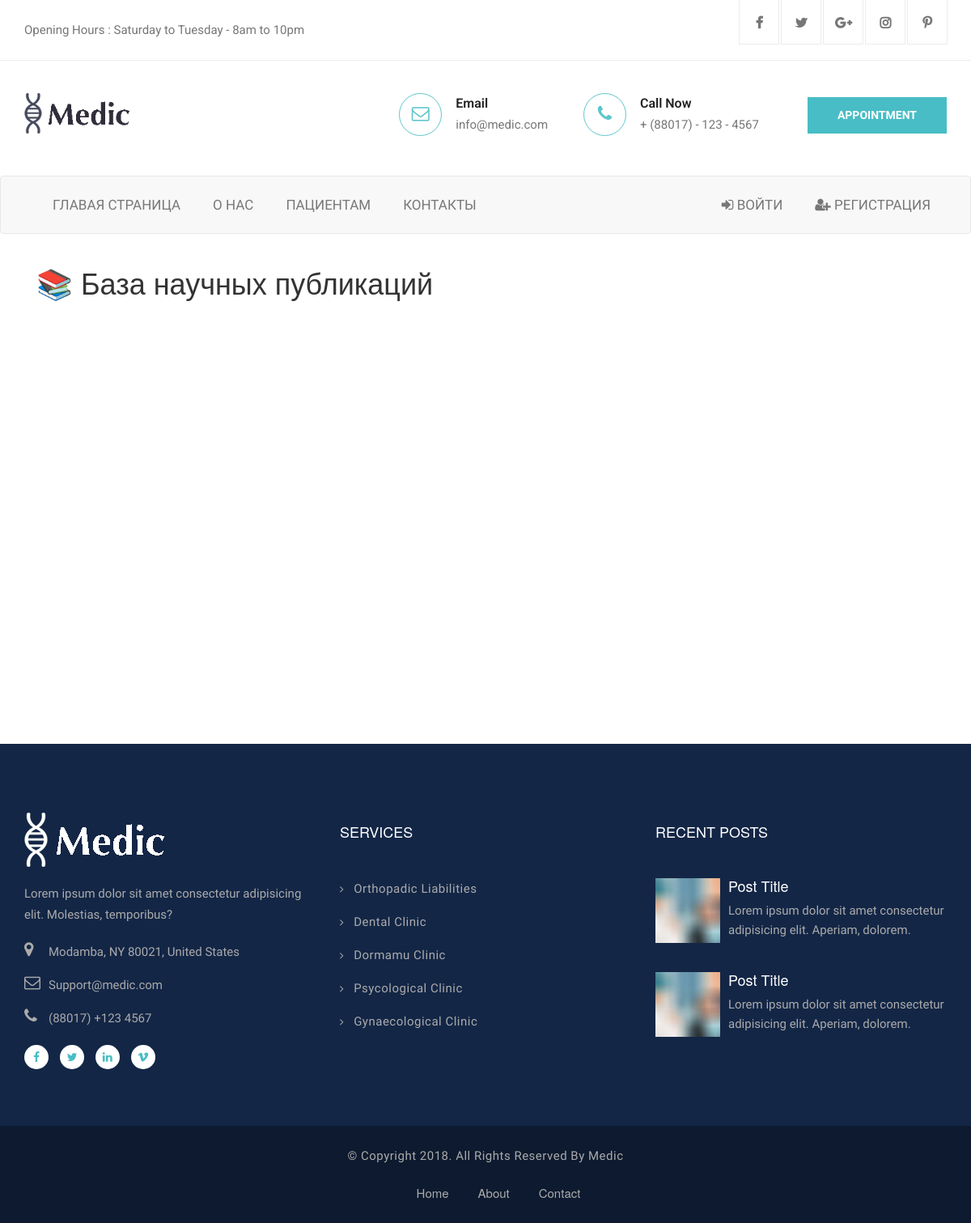
/publications, run on an earlier commit of the app's database.
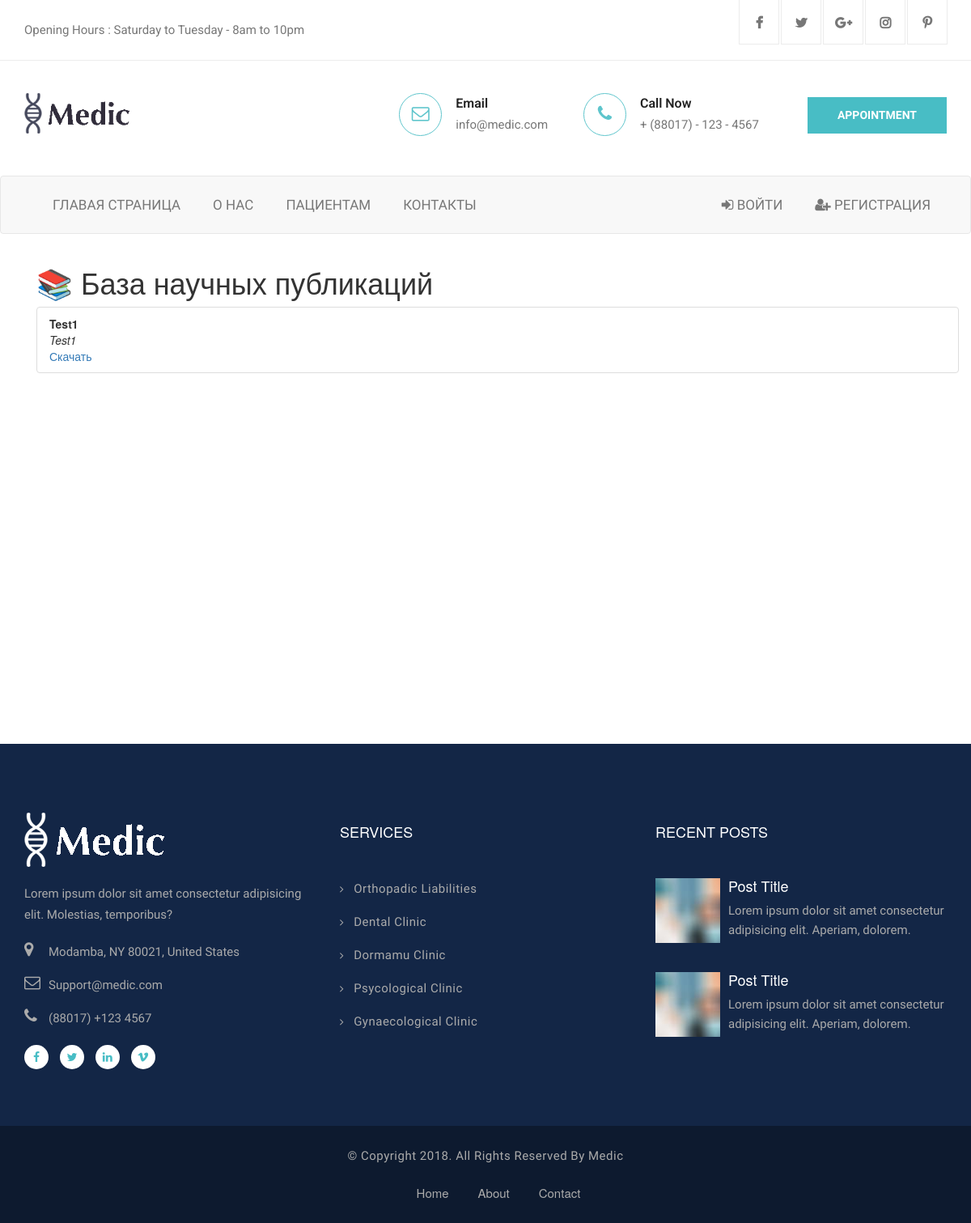
And on a later commit of the database.
### models.py (models this page shows, shortened)
class Publication(db.Model):
    id = db.Column(db.Integer, primary_key=True)
    title = db.Column(db.String(255), nullable=False)
    authors = db.Column(db.String(255), nullable=False)
    tags = db.Column(db.String(255), nullable=False)  # Сохраняем через запятую
    file_path = db.Column(db.String(255), nullable=False)  # Путь к файлу

### views.py (the view)
@app.route('/publications')
def publications():
    tag = request.args.get('tag')
    query = Publication.query
    if tag:
        query = query.filter(Publication.tags.like(f"%{tag}%"))
    publications = query.all()
    return render_template('publications.html', publications=publications)

### views.py (called while the page is built)
@app.context_processor
def inject_user():
    return dict(current_user=current_user)

### templates/publications.html (shortened to what this page needs)
{% extends 'base.html' %}
{% block content %}
<div class="container mt-4">
    <h1>📚 База научных публикаций</h1>
    <ul class="list-group mt-3">
        {% for pub in publications %}
            <li class="list-group-item">
                <strong>{{ pub.title }}</strong><br>
                <em>{{ pub.authors }}</em><br>
                <a href="{{ url_for('static', filename='uploads/publications/' ~ pub.file_path) }}" download>Скачать</a>
            </li>
        {% endfor %}
    </ul>
</div>
{% endblock %}

### templates/base.html (shortened to what this page needs)
<!DOCTYPE html>
<html lang="ru">
<head>
    <link rel="stylesheet" href="{{ url_for('static', filename='plugins/slick/slick.css') }}">
    <link rel="stylesheet" href="{{ url_for('static', filename='plugins/slick/slick-theme.css') }}">
    <link rel="stylesheet" href="{{ url_for('static', filename='plugins/fancybox/jquery.fancybox.min.css') }}">
    <link rel="stylesheet" href="{{ url_for('static', filename='css/style.css') }}">
    <link rel="stylesheet" href="{{ url_for('static', filename='css/bootstrap.min.css') }}">
</head>
<body>
    <div class="page-wrapper">
        <div class="header-top">
            <div class="container clearfix">
                <div class="top-left">
                    <h6>Opening Hours : Saturday to Tuesday - 8am to 10pm</h6>
                </div>
                <div class="top-right">
                    <ul class="social-links">
                        <li><a href="#"><i class="fa fa-facebook" aria-hidden="true"></i></a></li>
                        <li><a href="#"><i class="fa fa-twitter" aria-hidden="true"></i></a></li>
                        <li><a href="#"><i class="fa fa-google-plus" aria-hidden="true"></i></a></li>
                        <li><a href="#"><i class="fa fa-instagram" aria-hidden="true"></i></a></li>
                        <li><a href="#"><i class="fa fa-pinterest-p" aria-hidden="true"></i></a></li>
                    </ul>
                </div>
            </div>
        </div>
        <section class="header-uper">
            <div class="container clearfix">
                <div class="logo">
                    <figure>
                        <a href="{{ url_for('index') }}">
                            <img src="{{ url_for('static', filename='images/logo.png') }}" alt="Логотип" width="130" />
                        </a>
                    </figure>
                </div>
                <div class="right-side">
                    <ul class="contact-info">
                        <li class="item">
                            <div class="icon-box"><i class="fa fa-envelope-o"></i></div>
                            <strong>Email</strong><br />
                            <a href="#"><span>info@medic.com</span></a>
                        </li>
                        <li class="item">
                            <div class="icon-box"><i class="fa fa-phone"></i></div>
                            <strong>Call Now</strong><br />
                            <span>+ (88017) - 123 - 4567</span>
                        </li>
                    </ul>
                    <div class="link-btn">
                        <a href="#" class="btn-style-one">Appointment</a>
                    </div>
                </div>
            </div>
        </section>
        <nav class="navbar navbar-default">
            <div class="container">
                <div class="collapse navbar-collapse" id="main-nav">
                    <ul class="nav navbar-nav">
                        <li><a href="{{ url_for('index') }}">Главая страница</a></li>
                        <li><a href="{{ url_for('about') }}">О нас</a></li>
                        <li><a href="{{ url_for('certified_specialists') }}">Пациентам</a></li>
                        <li><a href="{{ url_for('contacts') }}">Контакты</a></li>
                    </ul>
                    <ul class="nav navbar-nav navbar-right">
                        {% if not current_user.is_authenticated %}
                        <li><a href="{{ url_for('login') }}"><i class="fa fa-sign-in"></i> Войти</a></li>
                        <li><a href="{{ url_for('sign_up') }}"><i class="fa fa-user-plus"></i> Регистрация</a></li>
                        {% else %}
                        <li><a href="{{ url_for('profile') }}"><i class="fa fa-user"></i> Кабинет</a></li>
                        <li><a href="{{ url_for('logout') }}"><i class="fa fa-sign-out"></i> Выйти</a></li>
                        {% endif %}
                    </ul>
                </div>
            </div>
        </nav>
        <div class="main-content" style="min-height: 70vh; margin-bottom: 50px;">
            <div class="{% block container_class %}container{% endblock %}">
              {% block content %}{% endblock %}
            </div>
        </div>
        <footer class="footer-main">
            <div class="footer-top">
                <div class="container">
                    <div class="row">
                        <div class="col-md-4 col-sm-6 col-xs-12">
                            <div class="about-widget">
                                <div class="footer-logo">
                                    <figure>
                                        <a href="index.html">
                                            <img src="{{ url_for('static', filename='images/logo-2.png') }}" alt="" />
                                        </a>
                                    </figure>
                                </div>
                                <p>Lorem ipsum dolor sit amet consectetur adipisicing elit. Molestias, temporibus?</p>
                                <ul class="location-link">
                                    <li class="item">
                                        <i class="fa fa-map-marker"></i>
                                        <p>Modamba, NY 80021, United States</p>
                                    </li>
                                    <li class="item">
                                        <i class="fa fa-envelope-o" aria-hidden="true"></i>
                                        <a href="#">
                                            <p>Support@medic.com</p>
                                        </a>
                                    </li>
                                    <li class="item">
                                        <i class="fa fa-phone" aria-hidden="true"></i>
                                        <p>(88017) +123 4567</p>
                                    </li>
                                </ul>
                                <ul class="list-inline social-icons">
                                    <li>
                                        <a href="#"><i class="fa fa-facebook"></i></a>
                                    </li>
                                    <li>
                                        <a href="#"><i class="fa fa-twitter"></i></a>
                                    </li>
                                    <li>
                                        <a href="#"><i class="fa fa-linkedin"></i></a>
                                    </li>
                                    <li>
                                        <a href="#"><i class="fa fa-vimeo"></i></a>
                                    </li>
                                </ul>
                            </div>
                        </div>
                        <div class="col-md-4 col-sm-6 col-xs-12">
                            <h6>Services</h6>
                            <ul class="menu-link">
                                <li>
                                    <a href="#"> <i class="fa fa-angle-right" aria-hidden="true"></i>Orthopadic Liabilities</a>
                                </li>
                                <li>
                                    <a href="#"> <i class="fa fa-angle-right" aria-hidden="true"></i>Dental Clinic</a>
                                </li>
                                <li>
                                    <a href="#"> <i class="fa fa-angle-right" aria-hidden="true"></i>Dormamu Clinic</a>
                                </li>
                                <li>
                                    <a href="#"> <i class="fa fa-angle-right" aria-hidden="true"></i>Psycological Clinic</a>
                                </li>
                                <li>
                                    <a href="#"> <i class="fa fa-angle-right" aria-hidden="true"></i>Gynaecological Clinic</a>
                                </li>
                            </ul>
                        </div>
                        <div class="col-md-4 col-sm-6 col-xs-12">
                            <div class="social-links">
                                <h6>Recent Posts</h6>
                                <ul>
                                    <li class="item">
                                        <div class="media">
                                            <div class="media-left">
                                                <a href="#">
                                                    <img class="media-object" src="{{ url_for('static', filename='images/blog/post-thumb-small.jpg') }}" alt="post-thumb" />
                                                </a>
                                            </div>
                                            <div class="media-body">
                                                <h4 class="media-heading"><a href="#">Post Title</a></h4>
                                                <p>Lorem ipsum dolor sit amet consectetur adipisicing elit. Aperiam, dolorem.</p>
                                            </div>
                                        </div>
                                    </li>
                                    <li class="item">
                                        <div class="media">
                                            <div class="media-left">
                                                <a href="#">
                                                    <img class="media-object" src="{{ url_for('static', filename='images/blog/post-thumb-small.jpg') }}" alt="post-thumb" />
                                                </a>
                                            </div>
                                            <div class="media-body">
                                                <h4 class="media-heading">
                                                    <a href="#">Post Title</a>
                                                </h4>
                                                <p>Lorem ipsum dolor sit amet consectetur adipisicing elit. Aperiam, dolorem.</p>
                                            </div>
                                        </div>
                                    </li>
                                </ul>
                            </div>
                        </div>
                    </div>
                </div>
            </div>
            <div class="footer-bottom">
                <div class="container clearfix">
                    <div class="copyright-text">
                        <p>
                            &copy; Copyright 2018. All Rights Reserved by
                            <a href="index.html">Medic</a>
                        </p>
                    </div>
                    <ul class="footer-bottom-link">
                        <li>
                            <a href="index.html">Home</a>
                        </li>
                        <li>
                            <a href="about.html">About</a>
                        </li>
                        <li>
                            <a href="contact.html">Contact</a>
                        </li>
                    </ul>
                </div>
            </div>
        </footer>
    </div>
</body>
</html>

What changed in the data, as far as the page shows it:
added Publication: title "Test1", authors "Test1"
